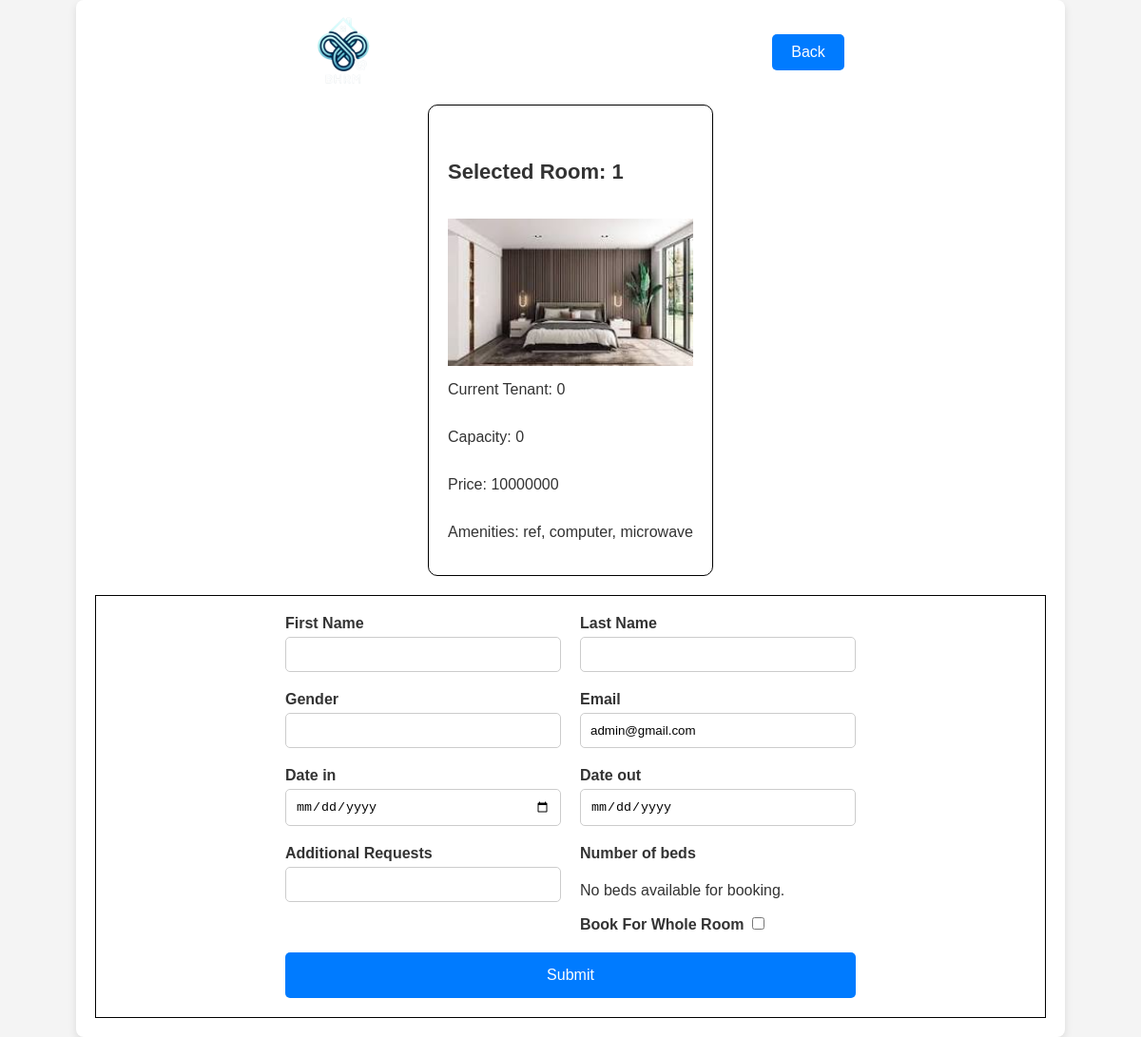
Page /book-in.php?roomno=1 (signed in) on the committed database.
### tables this page shows
CREATE TABLE `rooms` (
  `id` int(11) NOT NULL,
  `room_no` int(255) NOT NULL,
  `room_type` varchar(255) NOT NULL,
  `capacity` int(255) NOT NULL,
  `current_tenant` int(255) NOT NULL,
  `amenities` varchar(255) NOT NULL,
  `tenant_type` varchar(255) NOT NULL,
  `room_floor` varchar(255) NOT NULL,
  `price` int(255) NOT NULL,
  `image` varchar(255) NOT NULL,
  `status` varchar(255) NOT NULL,
  `hname` varchar(255) NOT NULL
);

### book-in.php (the view, shortened to what this page needs)
<?php
require 'php/connection.php';
if(!empty($_SESSION["uname"]) && !empty($_SESSION["role"])){
    $roomno = $_GET['roomno'];
    $query = "select * from rooms where room_no = '$roomno'";
    $result = mysqli_query($conn, $query);
    $fetch = mysqli_fetch_assoc($result);
}else{
    header('location: index.php');
}
?>
<!DOCTYPE html>
<html lang="en">
<head>
</head>
<body>
<div class="background">
    <nav>
        <a href="#">
            <img src="images/logo.png">
        </a>
        <a href="boardinghouse.php?hname=<?php echo $_SESSION['hname'];?>">Back</a>
    </nav>
    <div class="section1">
        <div class="sec-content">
                <h5>Selected Room: <?php echo $fetch['room_no']; ?></h5>
                <img src="<?php echo $fetch['image'];?>" alt="">
                <p>Current Tenant: <?php echo $fetch['current_tenant']; ?></p>
                <p>Capacity: <?php echo $fetch['capacity']?></p>
                <p>Price: <?php echo $fetch['price']?></p>
                <p>Amenities: <?php echo $fetch['amenities']?></p>
        </div>
    </div>
    <div class="form">
        <form method="post">
            <div class="form-col">
                <label for="fname">First Name</label>
                <input type="text" id="fname" name="fname">
            </div>
            <div class="form-col">
                <label for="lname">Last Name</label>
                <input type="text" id="lname" name="lname">
            </div>
            <div class="form-col">
                <label for="lname">Gender</label>
                <input type="text" id="gender" name="gender">
            </div>
            <div class="form-col">
                <label for="email">Email</label>
                <input type="email" id="email" name="email" value="<?php echo $_SESSION['uname']; ?>" readonly>
            </div>
            <div class="form-col">
                <label for="datein">Date in</label>
                <input type="date" id="datein" name="datein" min="<?php echo date('Y-m-d'); ?>" oninput="this.min = new Date().toISOString().split('T')[0]">
            </div>
            <div class="form-col">
                <label for="dateout">Date out</label>
                <input type="date" id="dateout" name="dateout" readonly>
            </div>
            <div class="form-col">
                <label for="addons">Additional Requests</label>
                <input type="text" id="addons" name="addons">
            </div>
            <div class="form-col">
                <label for="subscribe">Number of beds</label>
                <?php
                $capacity = $fetch['capacity'];
                $currentTenants = $fetch['current_tenant'];
                $availableBeds = $capacity - $currentTenants;
                if ($availableBeds > 0) {
                    for ($i = 1; $i <= $availableBeds; $i++): ?>
                    <div>
                        <label for="bed<?php echo $i; ?>">Book For <?php echo $i; ?> bed(s)</label>
                        <input type="checkbox" id="bed<?php echo $i; ?>" name="bed[]" value="<?php echo $i; ?>" class="bed-checkbox">
                    </div>
                    <?php endfor;
                } else {
                    echo "<p>No beds available for booking.</p>";
                }
                ?>
                <?php if ($currentTenants == 0): ?>
                <div>
                    <label for="bed-whole">Book For Whole Room</label>
                    <input type="checkbox" id="bed-whole" name="bed[]" value="Whole bed" class="bed-checkbox">
                </div>
                <?php endif; ?>
            </div>
            <button type="submit" name="submit">Submit</button>
        </form>
    </div>
</div>
</body>
</html>

### book-in.php (style rules this page uses)
body { font-family: 'Arial', sans-serif; background-color: #f4f4f4; color: #333; margin: 0; padding: 0; }
.background { padding: 20px; max-width: 1000px; margin: auto; background-color: white; border-radius: 8px; box-shadow: 0 4px 8px rgba(0, 0, 0, 0.1); }
nav { display: flex; flex-direction: row; justify-content: center; align-items: center; padding: 10px 0; height: 50px; }
nav img { height: 20%; width: 20%; }
nav a:last-child { background-color: #007bff; padding: 10px 20px; color: white; text-decoration: none; border-radius: 5px; }
button { grid-column: span 2; background-color: #007bff; border: none; padding: 15px; border-radius: 5px; font-size: 16px; cursor: pointer; transition: background-color 0.3s; color: white; }
.section1 { width: auto; place-content: center; display: flex; align-items: center; }
.section1 h5 { font-size: 22px; }
.sec-content { display: flex; flex-direction: column; justify-content: center; border: 1px solid black; border-radius: 10px; margin: 20px; width: auto; padding: 20px; }
.sec-content img { width: 100%; }
.form { border: 1px solid black; width: auto; display: flex; justify-content: center; }
form { display: grid; grid-template-columns: 1fr 1fr; gap: 20px; padding: 20px; width: 600px; }
.form-col { display: flex; flex-direction: column; }
label { margin-bottom: 5px; font-weight: bold; }
input { padding: 10px; border: 1px solid #ccc; border-radius: 5px; }

### rows in the picture
rooms: room_no "1", image (picture), current_tenant "0", capacity "0", price "10000000", amenities "ref, computer, microwave"
